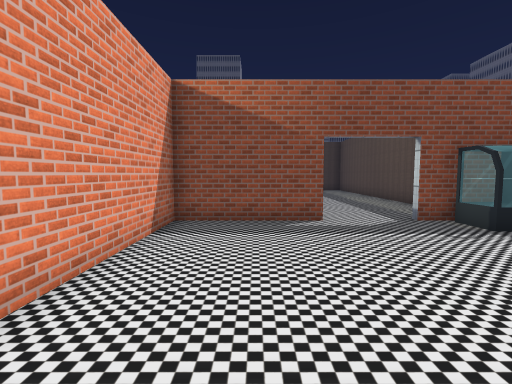
view 1 (above)

16 first-person views from a walk through a scene from a Unity 3-D project. The camera is 1.3 m above the floor, tilts 4° down and sees 90° across. The floor is counted in squares, 1 m on a side. Each view is taken from the middle of a square. On the plan, view 1 faces up. The plan holds only what a view shows up to about 13 squares ahead; the rest is blank. The place goes on beyond the plan. The player character is not drawn. Some surface patterns are stand-ins.

view 2
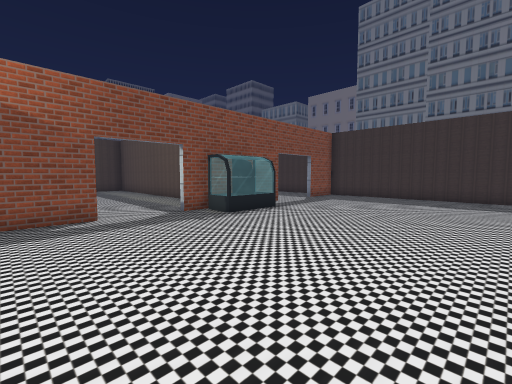

view 3
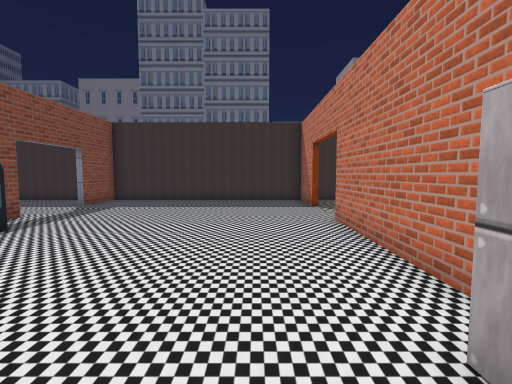

view 4
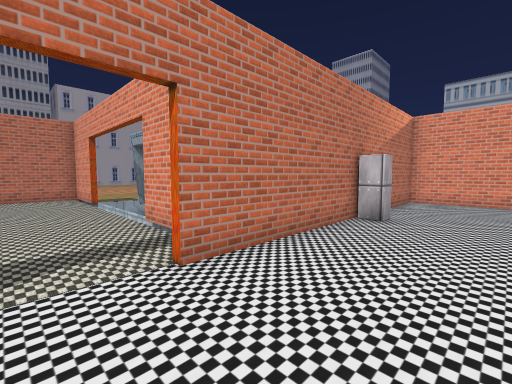

view 5
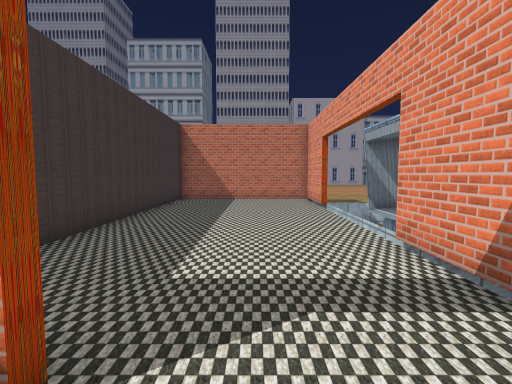

view 6
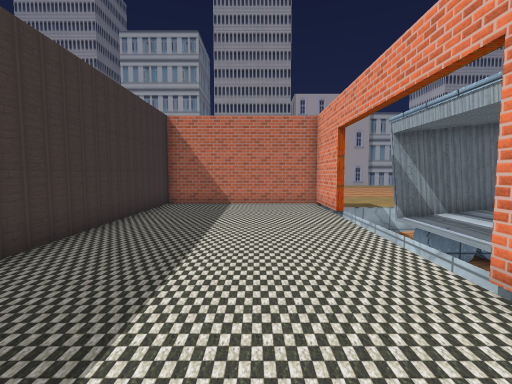

view 7
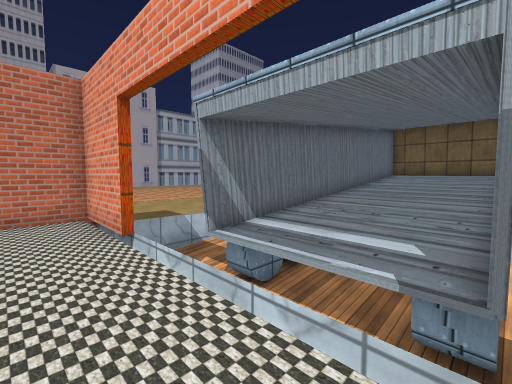

view 8
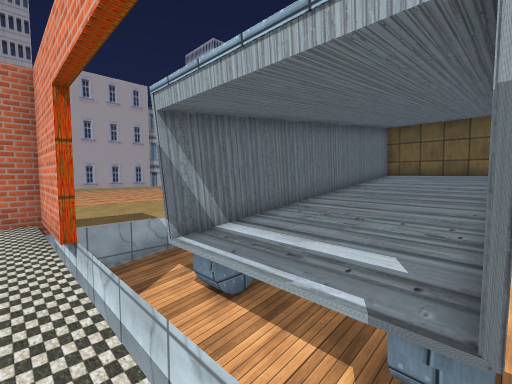

view 9
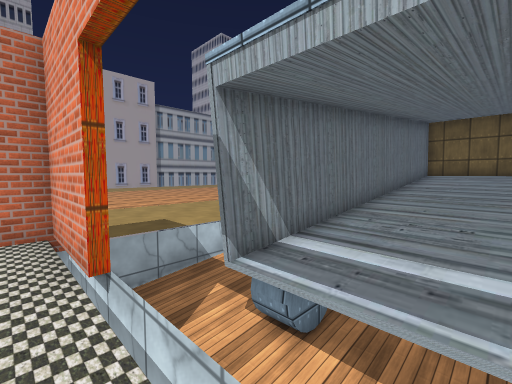

view 10
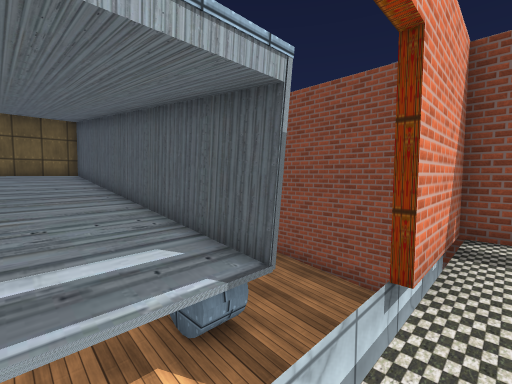

view 11
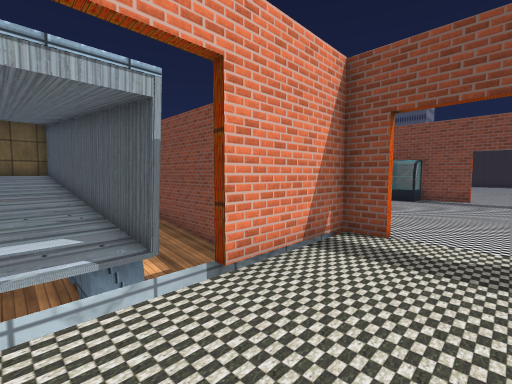

view 12
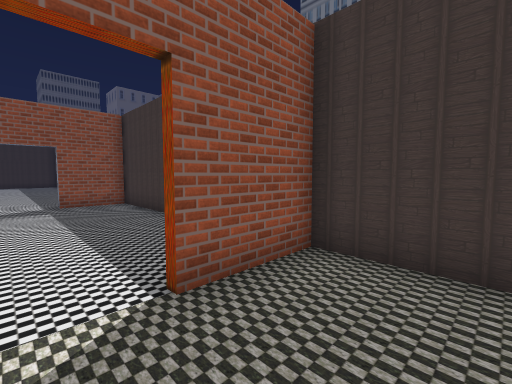

view 13
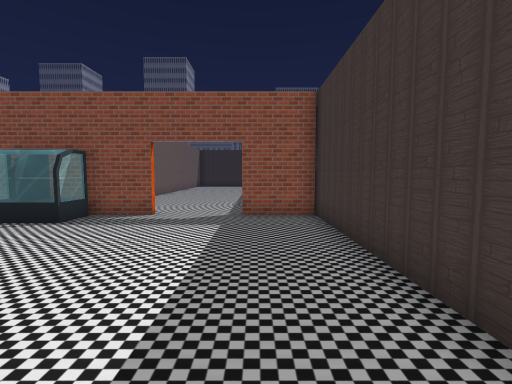

view 14
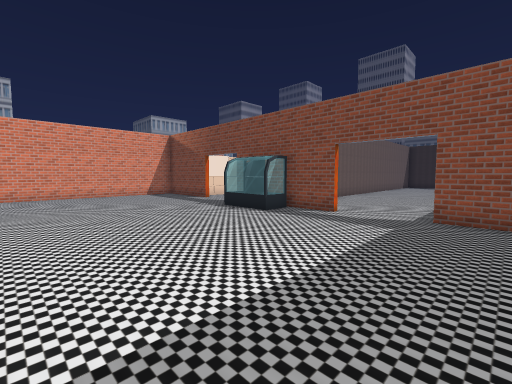

view 15
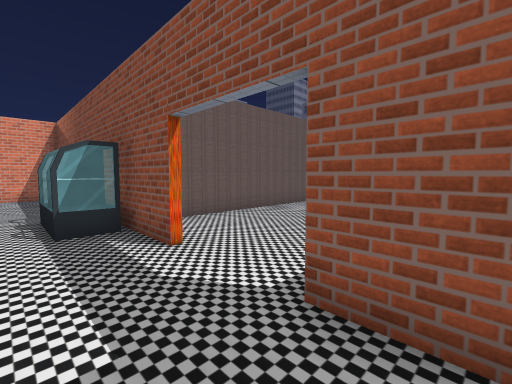

view 16
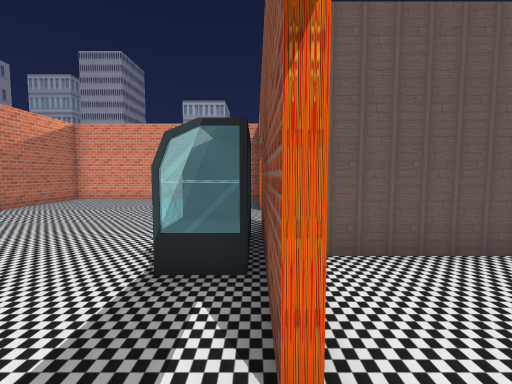

### Floor plan
Key: @ floor where view 1 was taken; # wall or solid block; x gap in a wall; . main floor; - floor 0.25 m lower than the main floor; _ floor 1 m lower than the main floor; < floor 1.25 m lower than the main floor; ( floor 1.5 m lower than the main floor; ! floor 1.75 m lower than the main floor; v drop or lower ground; T truck; O other object.
Columns run from 7 left of view 1 to 15 right of it. Each row starts with its distance up from view 1.
 12           ....#.....  #
 11           ....#.......#
 10           ....#.......#
  9          .... #.......#
  8          .... #...... #
  7      ####...#####...###
  6      #.......OOO......#
  5      #................#
  4      #................#
  3      #................#
  2      #................#
  1      #................#
  0      #.@..............#
 -1      #................#
 -2      ############...###
 -3        __<<<((!#......#
 -4         _<<<((!#......#
 -5           <<((!#......#
 -6 TTTTTTTTTTTTTT!x......#
 -7 TTTTTTTTTTTTTT!v......#
 -8 TTTTTTTTTTTTTT!v......#
 -9 TTTTTTTTTTTTTT!v......#
-10 TTTTTTTTTTTTTT!v......#
-11 TTTTTTTTTTTTTT!v......#
-12             ((!#......#
-13            <((!#......#
-14            <((!#......#
-15            ----########
-16           -----
-17          ------
-18          ------
-19          ------
-20           ----
-21            ---

Positions as (right, up) in squares from view 1, and headings:
1: (0, 0), facing up
2: (0, -1), facing up-right
3: (2, 0), facing right
4: (11, 1), facing down-left
5: (11, -1), facing down
6: (11, -3), facing down
7: (10, -6), facing down-left
8: (9, -6), facing down-left
9: (9, -8), facing down-left
10: (9, -9), facing up-left
11: (11, -8), facing up-left
12: (11, -5), facing up-right
13: (13, -1), facing up
14: (14, -1), facing up-left
15: (14, 5), facing up-left
16: (11, 7), facing left
